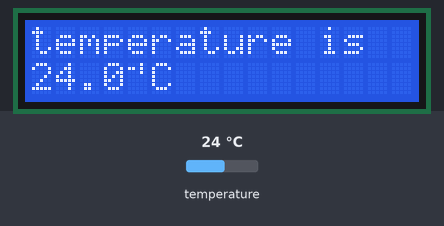
A sketch run on a simulated Arduino Uno, built with avr-gcc and run on an emulated ATmega328P. On the bench: 16×2 character LCD. The inputs (shaded band) are chosen by the test bench; at power-on: temperature 24 °C.

Above: at 2.5 s.
2.6 s: temperature set to 12 °C
At 4.7 s:
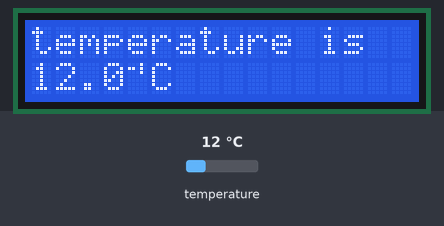
5.3 s: temperature set to 19 °C
At 6.2 s:
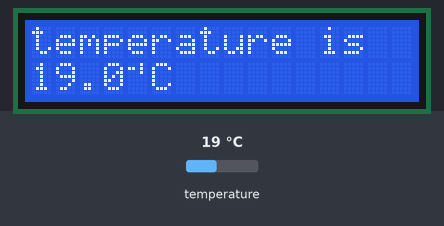
7.9 s: temperature set to 28 °C
At 10.5 s:
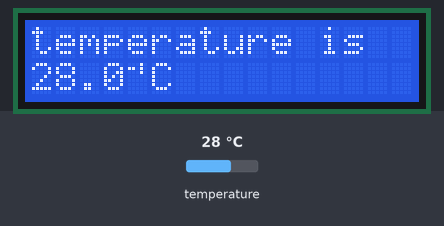
Timing chart, 0 to 12.0 s (numbered marks = the images above; inputs shaded):
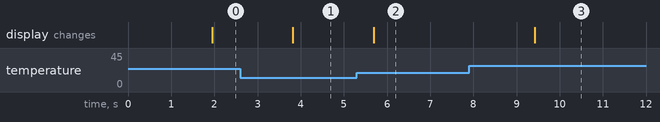

The sketch:

____.ino
```cpp
#include<LiquidCrystal.h>
#include<OneWire.h>
#include<DallasTemperature.h>

#define ONE_WIRE_BUS 2
OneWire temp(ONE_WIRE_BUS);
DallasTemperature sensors(&temp);
LiquidCrystal lcd(12,11,9,8,7,6);
float temperature=0;


void setup() {
  Serial.begin(9600);
  sensors.begin();
  lcd.begin(16,2);
  lcd.print("Arduino world");
  delay(1000);

}

void loop() {
  sensors.requestTemperatures();
  temperature=sensors.getTempCByIndex(0);
  delay(100);
  temperature=(temperature*10);
  lcd.clear();
  lcd.print("temperature is");
  lcd.setCursor(0,1);
  lcd.print((long)temperature/10);
  lcd.print(".");
  lcd.print((long)temperature%10);
  lcd.print((char)233);
  lcd.print("C");
  delay(1000);
}
```

Measured:
- after the input at 2.6 s, the display: changes after 1.2 s (image 1)
- after the input at 5.3 s, the display: changes after 0.39 s (image 2)
- after the input at 7.9 s, the display: changes after 1.5 s (image 3)
